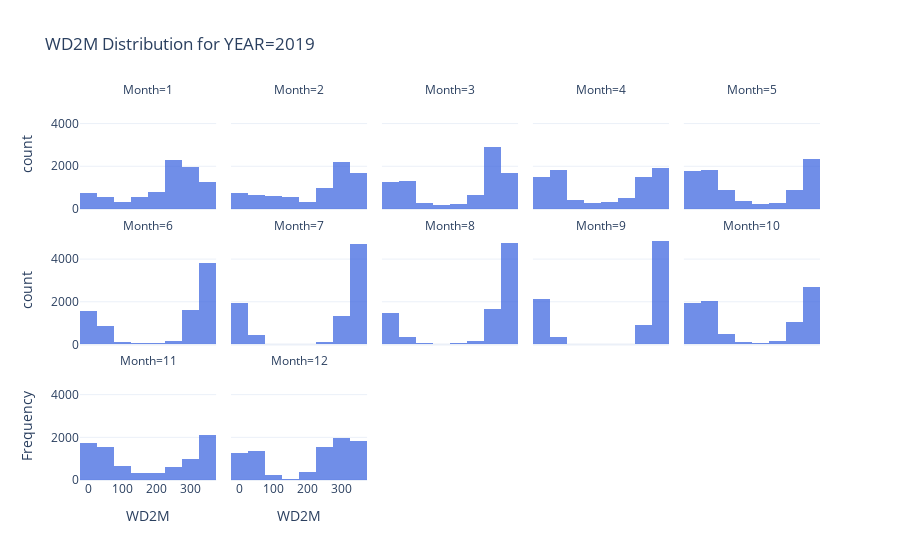

Notebook code for this chart:
### Code cell
import pandas as pd
import plotly.express as px
import plotly.graph_objects as go
from IPython.display import display, Markdown


def generate_visuals(df, attribute):
    for YEAR in df["YEAR"].unique():
        dff = df[df["YEAR"] == YEAR]  # Filter data for the specific year

        # Markdown for Histogram
        display(Markdown(f"# <span style='color:#8B4000; font-weight:bold;'>Histogram FOR {attribute} PER MONTH</span>"))
        
        # Histogram for attribute per month
        fig = px.histogram(dff, 
                           x=attribute, 
                           nbins=10,
                           facet_col="Month",
                           facet_col_wrap=5,
                           title=f"{attribute} Distribution for YEAR={YEAR}",  
                           labels={attribute: attribute, "count": "Frequency"},
                           color_discrete_sequence=["royalblue"],
                           opacity=0.75)
        fig.update_layout(template="plotly_white", xaxis_title=attribute, yaxis_title="Frequency", hovermode="x unified")
        fig.show()
        fig.write_html(f"resources/{attribute}/histogram_{attribute}_byMonth_Year{YEAR}.html")

        # Markdown for Pie Chart
        display(Markdown(f"# <span style='color:#8B4000; font-weight:bold;'>Pie Chart FOR {attribute} PER MONTH</span>"))
        
        # Pie Chart for Monthly Average
        df_avg = df.groupby(['YEAR', 'Month'], as_index=False)[attribute].mean()
        year_data = df_avg[df_avg['YEAR'] == YEAR]
        fig = px.pie(year_data, names='Month', values=attribute, 
                     title=f"Average {attribute} Distribution per Month in {YEAR}", hole=0.3)
        fig.update_traces(textinfo='label+percent')
        fig.show()
        fig.write_html(f"resources/{attribute}/piechart_{attribute}_byMonth_Year{YEAR}.html")

        # Markdown for Monthly Bar Graph
        display(Markdown(f"# <span style='color:#8B4000; font-weight:bold;'>BAR GRAPH FOR {attribute} PER MONTH</span>"))
        
        # Bar Graph for Monthly Min, Max, Mean
        all_months = pd.DataFrame({"Month": range(1, 13)})
        month_stats = dff.groupby("Month")[attribute].agg(["min", "max", "mean"]).reset_index()
        month_stats = all_months.merge(month_stats, on="Month", how="left").fillna(0)
        month_stats_melted = month_stats.melt(id_vars="Month", var_name="Statistic", value_name=attribute)
        fig = px.bar(month_stats_melted, x="Month", y=attribute, text=attribute, color="Statistic",
                     barmode="group", title=f"Min, Max, and Mean {attribute} per Month for {YEAR}",
                     color_discrete_map={"min": "blue", "max": "red", "mean": "green"})
        fig.show()
        fig.write_html(f"resources/{attribute}/months_MinMaxMean_Barplot_Year{YEAR}.html")

        # Markdown for City Bar Graph
        display(Markdown(f"# <span style='color:#8B4000; font-weight:bold;'>BAR GRAPH FOR {attribute} PER CITY</span>"))
        
        # Bar Graph for Cities Min, Max, Mean
        city_stats = dff.groupby("City")[attribute].agg(["min", "max", "mean"]).reset_index()
        city_stats_melted = city_stats.melt(id_vars="City", var_name="Statistic", value_name=attribute)
        fig = px.bar(city_stats_melted, x="City", y=attribute, color="Statistic", barmode="group",
                     title=f"Min, Max, and Mean {attribute} per City for {YEAR}",
                     color_discrete_map={"min": "#1f77b4", "max": "#ff7f0e", "mean": "#2ca02c"})
        fig.show()
        fig.write_html(f"resources/{attribute}/Cities_MinMaxMean_Barplot_Year{YEAR}.html")

    print(f"Visualizations generated for {attribute}!")

# Example usage
attributes = ["WD2M", "WD50M", "WS2M", "WS2M_MAX", "WS2M_MIN", "WS50M", "WS50M_MAX", "WS50M_MIN"]
for attr in attributes:
    generate_visuals(df, attr)

### Figure 1 — Plotly figure (JSON) as saved in the notebook; plotly's stock layout.template omitted (floating-point values rounded to 4 significant figures; data arrays with more than 128 entries replaced by an {"elided": "..."} marker saying what was removed)
{"data": [{"bingroup": "x", "hovertemplate": "Month=1<br>WD2M=%{x}<br>count=%{y}<extra></extra>", "legendgroup": "", "marker": {"color": "royalblue", "opacity": 0.75, "pattern": {"shape": ""}}, "name": "", "nbinsx": 10, "orientation": "v", "showlegend": false, "type": "histogram", "x": {"elided": "8556 float values"}, "xaxis": "x11", "yaxis": "y11"}, {"bingroup": "x", "hovertemplate": "Month=2<br>WD2M=%{x}<br>count=%{y}<extra></extra>", "legendgroup": "", "marker": {"color": "royalblue", "opacity": 0.75, "pattern": {"shape": ""}}, "name": "", "nbinsx": 10, "orientation": "v", "showlegend": false, "type": "histogram", "x": {"elided": "7728 float values"}, "xaxis": "x12", "yaxis": "y12"}, {"bingroup": "x", "hovertemplate": "Month=3<br>WD2M=%{x}<br>count=%{y}<extra></extra>", "legendgroup": "", "marker": {"color": "royalblue", "opacity": 0.75, "pattern": {"shape": ""}}, "name": "", "nbinsx": 10, "orientation": "v", "showlegend": false, "type": "histogram", "x": {"elided": "8556 float values"}, "xaxis": "x13", "yaxis": "y13"}, {"bingroup": "x", "hovertemplate": "Month=4<br>WD2M=%{x}<br>count=%{y}<extra></extra>", "legendgroup": "", "marker": {"color": "royalblue", "opacity": 0.75, "pattern": {"shape": ""}}, "name": "", "nbinsx": 10, "orientation": "v", "showlegend": false, "type": "histogram", "x": {"elided": "8280 float values"}, "xaxis": "x14", "yaxis": "y14"}, {"bingroup": "x", "hovertemplate": "Month=5<br>WD2M=%{x}<br>count=%{y}<extra></extra>", "legendgroup": "", "marker": {"color": "royalblue", "opacity": 0.75, "pattern": {"shape": ""}}, "name": "", "nbinsx": 10, "orientation": "v", "showlegend": false, "type": "histogram", "x": {"elided": "8556 float values"}, "xaxis": "x15", "yaxis": "y15"}, {"bingroup": "x", "hovertemplate": "Month=6<br>WD2M=%{x}<br>count=%{y}<extra></extra>", "legendgroup": "", "marker": {"color": "royalblue", "opacity": 0.75, "pattern": {"shape": ""}}, "name": "", "nbinsx": 10, "orientation": "v", "showlegend": false, "type": "histogram", "x": {"elided": "8280 float values"}, "xaxis": "x6", "yaxis": "y6"}, {"bingroup": "x", "hovertemplate": "Month=7<br>WD2M=%{x}<br>count=%{y}<extra></extra>", "legendgroup": "", "marker": {"color": "royalblue", "opacity": 0.75, "pattern": {"shape": ""}}, "name": "", "nbinsx": 10, "orientation": "v", "showlegend": false, "type": "histogram", "x": {"elided": "8556 float values"}, "xaxis": "x7", "yaxis": "y7"}, {"bingroup": "x", "hovertemplate": "Month=8<br>WD2M=%{x}<br>count=%{y}<extra></extra>", "legendgroup": "", "marker": {"color": "royalblue", "opacity": 0.75, "pattern": {"shape": ""}}, "name": "", "nbinsx": 10, "orientation": "v", "showlegend": false, "type": "histogram", "x": {"elided": "8556 float values"}, "xaxis": "x8", "yaxis": "y8"}, {"bingroup": "x", "hovertemplate": "Month=9<br>WD2M=%{x}<br>count=%{y}<extra></extra>", "legendgroup": "", "marker": {"color": "royalblue", "opacity": 0.75, "pattern": {"shape": ""}}, "name": "", "nbinsx": 10, "orientation": "v", "showlegend": false, "type": "histogram", "x": {"elided": "8280 float values"}, "xaxis": "x9", "yaxis": "y9"}, {"bingroup": "x", "hovertemplate": "Month=10<br>WD2M=%{x}<br>count=%{y}<extra></extra>", "legendgroup": "", "marker": {"color": "royalblue", "opacity": 0.75, "pattern": {"shape": ""}}, "name": "", "nbinsx": 10, "orientation": "v", "showlegend": false, "type": "histogram", "x": {"elided": "8556 float values"}, "xaxis": "x10", "yaxis": "y10"}, {"bingroup": "x", "hovertemplate": "Month=11<br>WD2M=%{x}<br>count=%{y}<extra></extra>", "legendgroup": "", "marker": {"color": "royalblue", "opacity": 0.75, "pattern": {"shape": ""}}, "name": "", "nbinsx": 10, "orientation": "v", "showlegend": false, "type": "histogram", "x": {"elided": "8280 float values"}, "xaxis": "x", "yaxis": "y"}, {"bingroup": "x", "hovertemplate": "Month=12<br>WD2M=%{x}<br>count=%{y}<extra></extra>", "legendgroup": "", "marker": {"color": "royalblue", "opacity": 0.75, "pattern": {"shape": ""}}, "name": "", "nbinsx": 10, "orientation": "v", "showlegend": false, "type": "histogram", "x": {"elided": "8556 float values"}, "xaxis": "x2", "yaxis": "y2"}], "layout": {"annotations": [{"font": {}, "showarrow": false, "text": "Month=11", "x": 0.092, "xanchor": "center", "xref": "paper", "y": 0.2867, "yanchor": "bottom", "yref": "paper"}, {"font": {}, "showarrow": false, "text": "Month=12", "x": 0.296, "xanchor": "center", "xref": "paper", "y": 0.2867, "yanchor": "bottom", "yref": "paper"}, {"font": {}, "showarrow": false, "text": "Month=6", "x": 0.092, "xanchor": "center", "xref": "paper", "y": 0.6433, "yanchor": "bottom", "yref": "paper"}, {"font": {}, "showarrow": false, "text": "Month=7", "x": 0.296, "xanchor": "center", "xref": "paper", "y": 0.6433, "yanchor": "bottom", "yref": "paper"}, {"font": {}, "showarrow": false, "text": "Month=8", "x": 0.5, "xanchor": "center", "xref": "paper", "y": 0.6433, "yanchor": "bottom", "yref": "paper"}, {"font": {}, "showarrow": false, "text": "Month=9", "x": 0.704, "xanchor": "center", "xref": "paper", "y": 0.6433, "yanchor": "bottom", "yref": "paper"}, {"font": {}, "showarrow": false, "text": "Month=10", "x": 0.908, "xanchor": "center", "xref": "paper", "y": 0.6433, "yanchor": "bottom", "yref": "paper"}, {"font": {}, "showarrow": false, "text": "Month=1", "x": 0.092, "xanchor": "center", "xref": "paper", "y": 1.0, "yanchor": "bottom", "yref": "paper"}, {"font": {}, "showarrow": false, "text": "Month=2", "x": 0.296, "xanchor": "center", "xref": "paper", "y": 1.0, "yanchor": "bottom", "yref": "paper"}, {"font": {}, "showarrow": false, "text": "Month=3", "x": 0.5, "xanchor": "center", "xref": "paper", "y": 1.0, "yanchor": "bottom", "yref": "paper"}, {"font": {}, "showarrow": false, "text": "Month=4", "x": 0.704, "xanchor": "center", "xref": "paper", "y": 1.0, "yanchor": "bottom", "yref": "paper"}, {"font": {}, "showarrow": false, "text": "Month=5", "x": 0.908, "xanchor": "center", "xref": "paper", "y": 1.0, "yanchor": "bottom", "yref": "paper"}], "barmode": "relative", "hovermode": "x unified", "legend": {"tracegroupgap": 0}, "title": {"text": "WD2M Distribution for YEAR=2019"}, "xaxis": {"anchor": "y", "domain": [0, 0.184], "title": {"text": "WD2M"}}, "xaxis10": {"anchor": "y10", "domain": [0.816, 1], "matches": "x", "showticklabels": false}, "xaxis11": {"anchor": "y11", "domain": [0, 0.184], "matches": "x", "showticklabels": false}, "xaxis12": {"anchor": "y12", "domain": [0.204, 0.388], "matches": "x", "showticklabels": false}, "xaxis13": {"anchor": "y13", "domain": [0.408, 0.592], "matches": "x", "showticklabels": false}, "xaxis14": {"anchor": "y14", "domain": [0.612, 0.796], "matches": "x", "showticklabels": false}, "xaxis15": {"anchor": "y15", "domain": [0.816, 1], "matches": "x", "showticklabels": false}, "xaxis2": {"anchor": "y2", "domain": [0.204, 0.388], "matches": "x", "title": {"text": "WD2M"}}, "xaxis3": {"anchor": "y3", "domain": [0.408, 0.592], "matches": "x", "title": {"text": "WD2M"}}, "xaxis4": {"anchor": "y4", "domain": [0.612, 0.796], "matches": "x", "title": {"text": "WD2M"}}, "xaxis5": {"anchor": "y5", "domain": [0.816, 1], "matches": "x", "title": {"text": "WD2M"}}, "xaxis6": {"anchor": "y6", "domain": [0, 0.184], "matches": "x", "showticklabels": false}, "xaxis7": {"anchor": "y7", "domain": [0.204, 0.388], "matches": "x", "showticklabels": false}, "xaxis8": {"anchor": "y8", "domain": [0.408, 0.592], "matches": "x", "showticklabels": false}, "xaxis9": {"anchor": "y9", "domain": [0.612, 0.796], "matches": "x", "showticklabels": false}, "yaxis": {"anchor": "x", "domain": [0, 0.2867], "title": {"text": "Frequency"}}, "yaxis10": {"anchor": "x10", "domain": [0.3567, 0.6433], "matches": "y", "showticklabels": false}, "yaxis11": {"anchor": "x11", "domain": [0.7133, 1.0], "matches": "y", "title": {"text": "count"}}, "yaxis12": {"anchor": "x12", "domain": [0.7133, 1.0], "matches": "y", "showticklabels": false}, "yaxis13": {"anchor": "x13", "domain": [0.7133, 1.0], "matches": "y", "showticklabels": false}, "yaxis14": {"anchor": "x14", "domain": [0.7133, 1.0], "matches": "y", "showticklabels": false}, "yaxis15": {"anchor": "x15", "domain": [0.7133, 1.0], "matches": "y", "showticklabels": false}, "yaxis2": {"anchor": "x2", "domain": [0, 0.2867], "matches": "y", "showticklabels": false}, "yaxis3": {"anchor": "x3", "domain": [0, 0.2867], "matches": "y", "showticklabels": false}, "yaxis4": {"anchor": "x4", "domain": [0, 0.2867], "matches": "y", "showticklabels": false}, "yaxis5": {"anchor": "x5", "domain": [0, 0.2867], "matches": "y", "showticklabels": false}, "yaxis6": {"anchor": "x6", "domain": [0.3567, 0.6433], "matches": "y", "title": {"text": "count"}}, "yaxis7": {"anchor": "x7", "domain": [0.3567, 0.6433], "matches": "y", "showticklabels": false}, "yaxis8": {"anchor": "x8", "domain": [0.3567, 0.6433], "matches": "y", "showticklabels": false}, "yaxis9": {"anchor": "x9", "domain": [0.3567, 0.6433], "matches": "y", "showticklabels": false}}}
